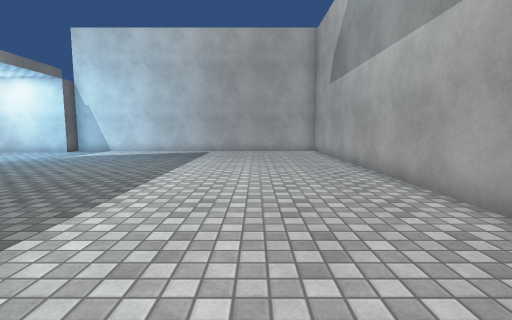
[1] (above)

16 first-person views from a walk through a 3-D level made in the Unity game engine. The camera is 1.2 m above the floor, tilts 6° down and sees 85° across. The floor is counted in squares, 1 m on a side. Each view is taken from the middle of a square. On the plan, view 1 faces up. The plan holds only what a view shows up to about 13 squares ahead; the rest is blank. Surface patterns are stand-ins for the level's own textures.

[2]
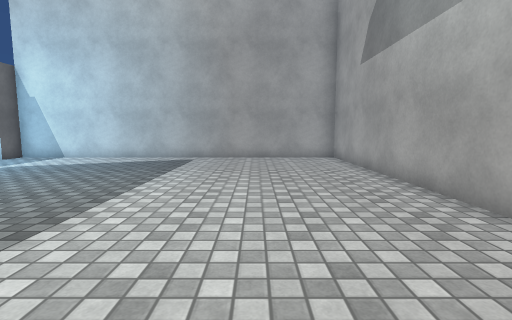

[3]
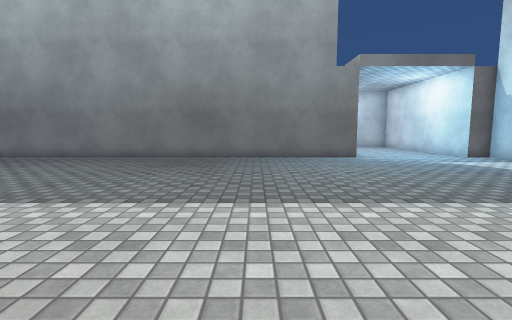

[4]
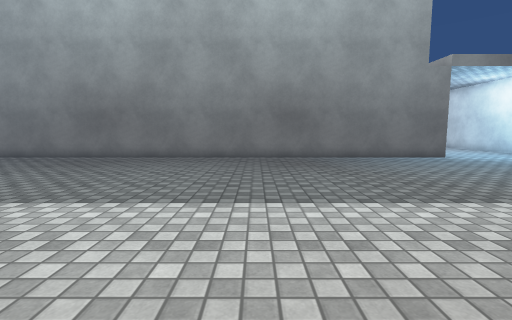

[5]
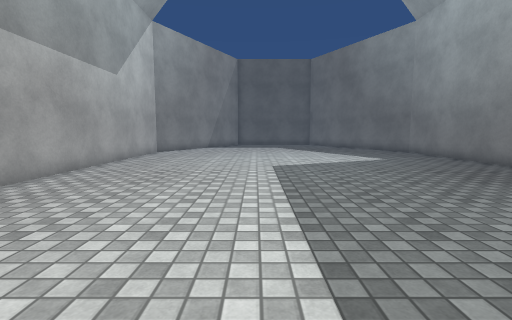

[6]
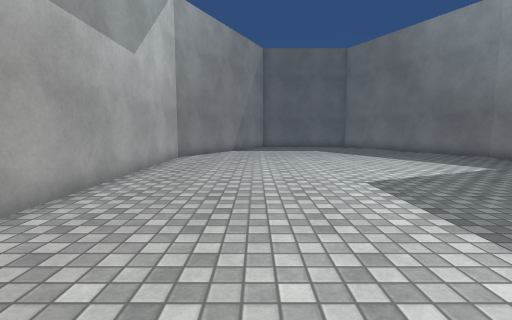

[7]
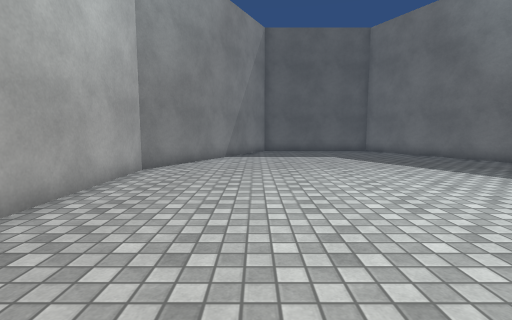

[8]
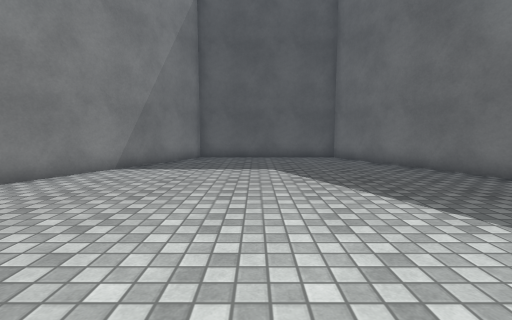

[9]
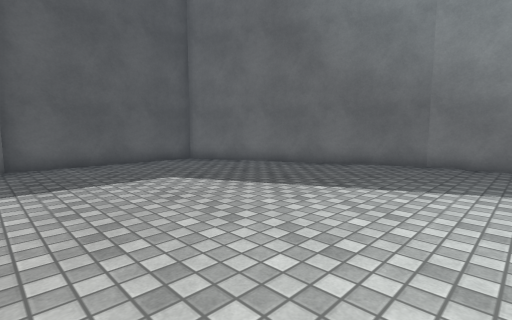

[10]
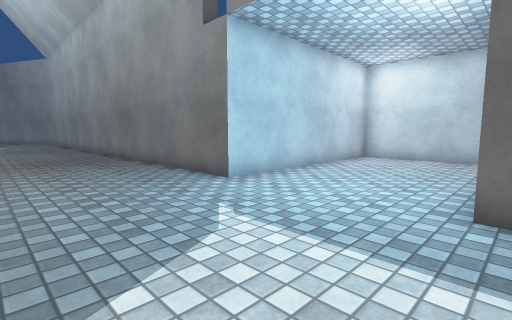

[11]
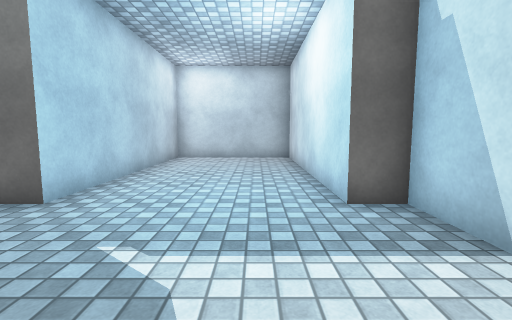

[12]
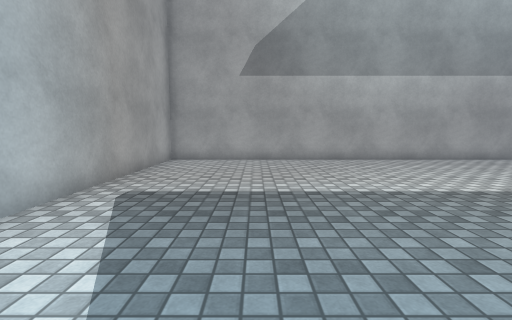

[13]
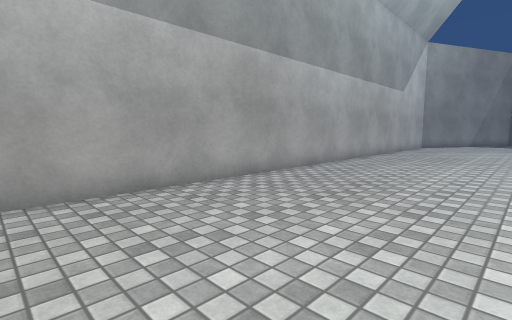

[14]
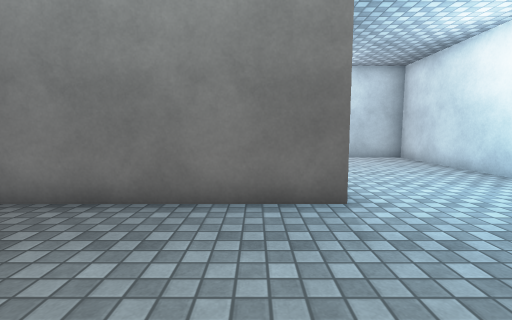

[15]
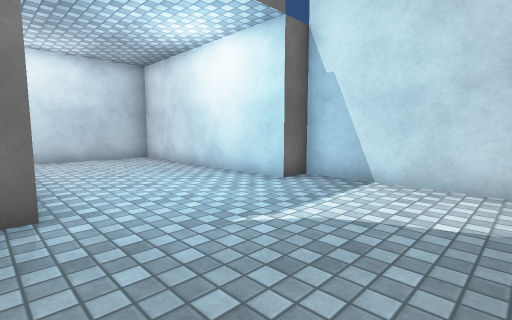

[16]
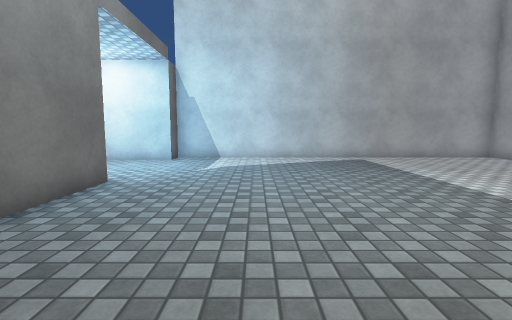

### Floor plan
Points are (right, up) in squares from view 1. A wall is a line through its corners. A room is listed if a view was taken in it or the views show most of it. See-through windows are left out.
Room 1 (views 1, 2, 3, 4, 5, 6, 7, 8, 9, 10, 11, 12, 13, 14, 15, 16)
walls: (-10.5, 10.5) (-10.5, -12.5) (-6.5, -20.5) (-0.5, -20.5) (3.5, -12.5) (3.5, 16.5) (-10.5, 16.5) (-10.5, 15.5) (-18.5, 15.5) (-18.5, 10.5) (-10.5, 10.5)

Positions as (right, up) in squares from view 1, and headings:
1: (0, 0), facing up
2: (0, 4), facing up
3: (2, 6), facing left
4: (2, 2), facing left
5: (-2, 3), facing down
6: (0, 0), facing down
7: (0, -4), facing down
8: (-3, -8), facing down
9: (0, -10), facing down-left
10: (-6, 16), facing down-left
11: (-6, 14), facing left
12: (-8, 13), facing right
13: (-2, 9), facing down-right
14: (-6, 9), facing left
15: (-6, 10), facing up-left
16: (-7, 4), facing up
